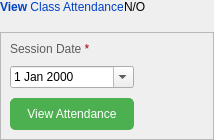
                   <widget class="QFrame" name="frame_158">
                    <property name="frameShape">
                     <enum>QFrame::Shape::NoFrame</enum>
                    </property>
                    <property name="frameShadow">
                     <enum>QFrame::Shadow::Raised</enum>
                    </property>
                    <layout class="QHBoxLayout" name="horizontalLayout_74">
                     <property name="spacing">
                      <number>0</number>
                     </property>
                     <property name="leftMargin">
                      <number>0</number>
                     </property>
                     <property name="topMargin">
                      <number>0</number>
                     </property>
                     <property name="rightMargin">
                      <number>0</number>
                     </property>
                     <property name="bottomMargin">
                      <number>0</number>
                     </property>
                     <item>
                      <widget class="QFrame" name="frame_159">
                       <property name="frameShape">
                        <enum>QFrame::Shape::NoFrame</enum>
                       </property>
                       <property name="frameShadow">
                        <enum>QFrame::Shadow::Raised</enum>
                       </property>
                       <layout class="QVBoxLayout" name="verticalLayout_71" stretch="0,0,0">
                        <property name="spacing">
                         <number>4</number>
                        </property>
                        <property name="leftMargin">
                         <number>0</number>
                        </property>
                        <property name="topMargin">
                         <number>0</number>
                        </property>
                        <property name="rightMargin">
                         <number>0</number>
                        </property>
                        <property name="bottomMargin">
                         <number>0</number>
                        </property>
                        <item>
                         <widget class="QFrame" name="frame_160">
                          <property name="frameShape">
                           <enum>QFrame::Shape::NoFrame</enum>
                          </property>
                          <property name="frameShadow">
                           <enum>QFrame::Shadow::Raised</enum>
                          </property>
                          <layout class="QHBoxLayout" name="horizontalLayout_75">
                           <property name="spacing">
                            <number>0</number>
                           </property>
                           <property name="leftMargin">
                            <number>0</number>
                           </property>
                           <property name="topMargin">
                            <number>0</number>
                           </property>
                           <property name="rightMargin">
                            <number>0</number>
                           </property>
                           <property name="bottomMargin">
                            <number>0</number>
                           </property>
                           <item>
                            <widget class="QLabel" name="label_139">
                             <property name="styleSheet">
                              <string notr="true">color:skyblue;</string>
                             </property>
                             <property name="text">
                              <string>&lt;html&gt;&lt;head/&gt;&lt;body&gt;&lt;p&gt;&lt;span style=&quot; font-weight:600; color:#0042c5;&quot;&gt;View&lt;/span&gt;&lt;span style=&quot; color:#0042c5;&quot;&gt; Class Attendance&lt;/span&gt;&lt;/p&gt;&lt;/body&gt;&lt;/html&gt;</string>
                             </property>
                            </widget>
                           </item>
                           <item>
                            <widget class="QLabel" name="createSessionTermStatusLabel_2">
                             <property name="text">
                              <string>N/O</string>
                             </property>
                            </widget>
                           </item>
                          </layout>
                         </widget>
                        </item>
                        <item>
                         <spacer name="verticalSpacer_15">
                          <property name="orientation">
                           <enum>Qt::Orientation::Vertical</enum>
                          </property>
                          <property name="sizeType">
                           <enum>QSizePolicy::Policy::Preferred</enum>
                          </property>
                          <property name="sizeHint" stdset="0">
                           <size>
                            <width>20</width>
                            <height>14</height>
                           </size>
                          </property>
                         </spacer>
                        </item>
                        <item>
                         <widget class="QFrame" name="frame_161">
                          <property name="frameShape">
                           <enum>QFrame::Shape::StyledPanel</enum>
                          </property>
                          <property name="frameShadow">
                           <enum>QFrame::Shadow::Raised</enum>
                          </property>
                          <layout class="QHBoxLayout" name="horizontalLayout_76">
                           <item>
                            <widget class="QFrame" name="frame_162">
                             <property name="styleSheet">
                              <string notr="true">QLineEdit{
	background-color: #f0f0f0;
	border: 1px solid #ccc;
	border-radius: 5px;
	padding: 8px;
	color: #333;
}

QLineEdit:hover{
	border-color: #aaa;
}

QLineEdit:focus{
	border-color: #5cacee;
}

QPushButton {
	background-color: #4caf50;
	color: white;
	border: 1px solid #4caf50;
	border-radius: 5px;
	padding: 8px 16px;
}QLineEdit:hover{
	border-color: #aaa;
}

QLineEdit:focus{
	border-color: #5cacee;
}

QPushButton:hover{
	background-color: #45a049;
}

QPushButton:pressed{
	background-color: #3e8e41;
}

QComboBox{
	background-color: #f0f0f0;
	border: 1px solid #ccc;
	border-radius: 5px;
	padding: 8px;
	color: #333;
}

QComboBox:hover{
	border-color: #aaa;
}

QComboBox:focus{
	border-color: #5cacee;
}</string>
                             </property>
                             <property name="frameShape">
                              <enum>QFrame::Shape::NoFrame</enum>
                             </property>
                             <property name="frameShadow">
                              <enum>QFrame::Shadow::Raised</enum>
                             </property>
                             <layout class="QGridLayout" name="gridLayout_18">
                              <property name="leftMargin">
                               <number>0</number>
                              </property>
                              <property name="topMargin">
                               <number>0</number>
                              </property>
                              <property name="rightMargin">
                               <number>0</number>
                              </property>
                              <property name="bottomMargin">
                               <number>0</number>
                              </property>
                              <item row="0" column="0">
                               <widget class="QLabel" name="label_143">
                                <property name="styleSheet">
                                 <string notr="true">color:rgb(93, 93, 93);
</string>
                                </property>
                                <property name="text">
                                 <string>&lt;html&gt;&lt;head/&gt;&lt;body&gt;&lt;p&gt;Session Date &lt;span style=&quot; color:#aa0000;&quot;&gt;*&lt;/span&gt;&lt;/p&gt;&lt;/body&gt;&lt;/html&gt;</string>
                                </property>
                               </widget>
                              </item>
                              <item row="1" column="0">
                               <widget class="QDateEdit" name="ViewAttendanceDateedit">
                                <property name="sizePolicy">
                                 <sizepolicy hsizetype="Expanding" vsizetype="Fixed">
                                  <horstretch>0</horstretch>
                                  <verstretch>0</verstretch>
                                 </sizepolicy>
                                </property>
                                <property name="calendarPopup">
                                 <bool>true</bool>
                                </property>
                               </widget>
                              </item>
                              <item row="2" column="0" alignment="Qt::AlignmentFlag::AlignLeft">
                               <widget class="QPushButton" name="viewAttendanceBtn">
                                <property name="text">
                                 <string>View Attendance</string>
                                </property>
                               </widget>
                              </item>
                              <item row="1" column="1">
                               <widget class="QPushButton" name="ViewDatepopupPushButton">
                                <property name="styleSheet">
                                 <string notr="true">border: none;
background-color:none;</string>
                                </property>
                                <property name="text">
                                 <string/>
                                </property>
                                <property name="icon">
                                 <iconset resource="Resources/icons/skyblue/skyblue.qrc">
                                  <normaloff>:/skyblue_icons/calendar.svg</normaloff>:/skyblue_icons/calendar.svg</iconset>
                                </property>
                               </widget>
                              </item>
                             </layout>
                            </widget>
                           </item>
                          </layout>
                         </widget>
                        </item>
                       </layout>
                      </widget>
                     </item>
                     <item>
                      <widget class="QFrame" name="frame_163">
                       <property name="sizePolicy">
                        <sizepolicy hsizetype="Expanding" vsizetype="Preferred">
                         <horstretch>0</horstretch>
                         <verstretch>0</verstretch>
                        </sizepolicy>
                       </property>
                       <property name="frameShape">
                        <enum>QFrame::Shape::NoFrame</enum>
                       </property>
                       <property name="frameShadow">
                        <enum>QFrame::Shadow::Raised</enum>
                       </property>
                      </widget>
                     </item>
                    </layout>
                   </widget>
